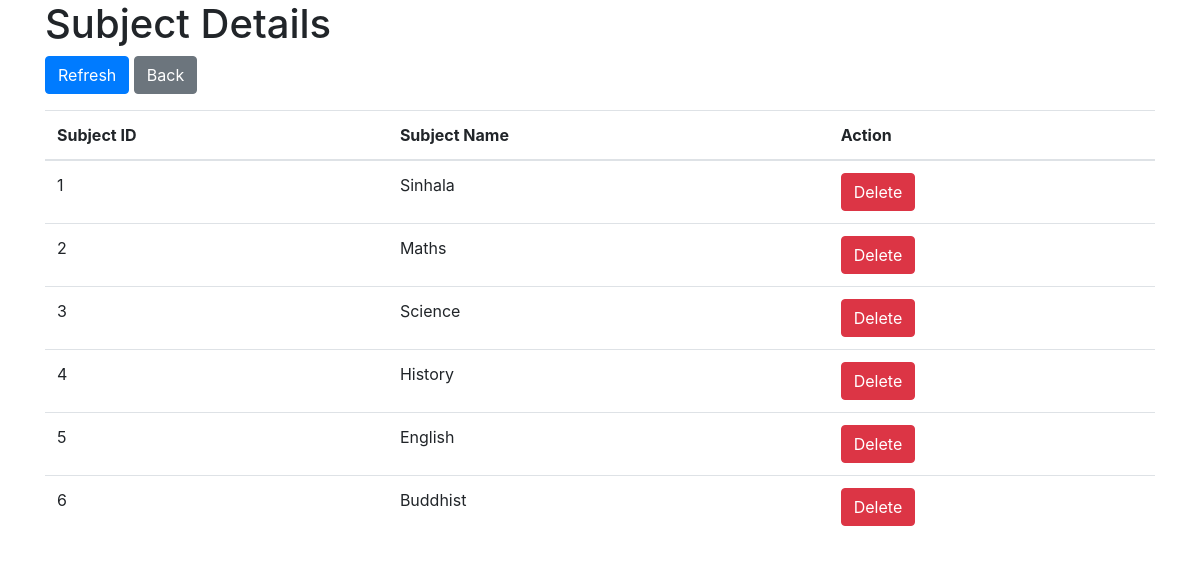
/ViewSubjects.php, run on the app's committed database.
### tables this page shows
CREATE TABLE IF NOT EXISTS `subject` (
  `subID` varchar(5) NOT NULL,
  `subname` varchar(50) NOT NULL,
  PRIMARY KEY (`subID`)
);

### ViewSubjects.php (the view, shortened to what this page needs)
<?php
$servername = "localhost";
$username = "mydatabase";
$password = "mydatabase";
$dbname = "studentmarksdisplaysystem";
$connection = new mysqli($servername, $username, $password, $dbname);
$query = "SELECT * FROM subject";
$result = $connection->query($query);
?>
<!DOCTYPE html>
<html lang="en">
<head>
    <link rel="stylesheet" href="https://stackpath.bootstrapcdn.com/bootstrap/4.5.2/css/bootstrap.min.css">
</head>
<body>
    <div class="container">
        <h1>Subject Details</h1>
        <div class="mb-3">
            <button class="btn btn-primary" onclick="location.reload()">Refresh</button>
            <a href="SubjectDetails.php" class="btn btn-secondary">Back</a>
        </div>
        <table class="table">
            <thead>
                <tr>
                    <th>Subject ID</th>
                    <th>Subject Name</th>
                    <th>Action</th>
                </tr>
            </thead>
            <tbody>
                <?php
                if ($result->num_rows > 0) {
                    while ($row = $result->fetch_assoc()) {
                        echo "<tr>";
                        echo "<td>" . $row['subID'] . "</td>";
                        echo "<td>" . $row['subname'] . "</td>";
                        echo "<td>";
                        echo "<form method='post' action=''>";
                        echo "<button type='submit' name='delete' class='btn btn-danger'>Delete</button>";
                        echo "</form>";
                        echo "</td>";
                        echo "</tr>";
                    }
                } else {
                    echo "<tr><td colspan='3'>No subjects found</td></tr>";
                }
                ?>
            </tbody>
        </table>
    </div>
</body>
</html>

### data on the page
subject: subID "1", subname "Sinhala"
subject: subID "2", subname "Maths"
subject: subID "3", subname "Science"
subject: subID "4", subname "History"
subject: subID "5", subname "English"
subject: subID "6", subname "Buddhist"
